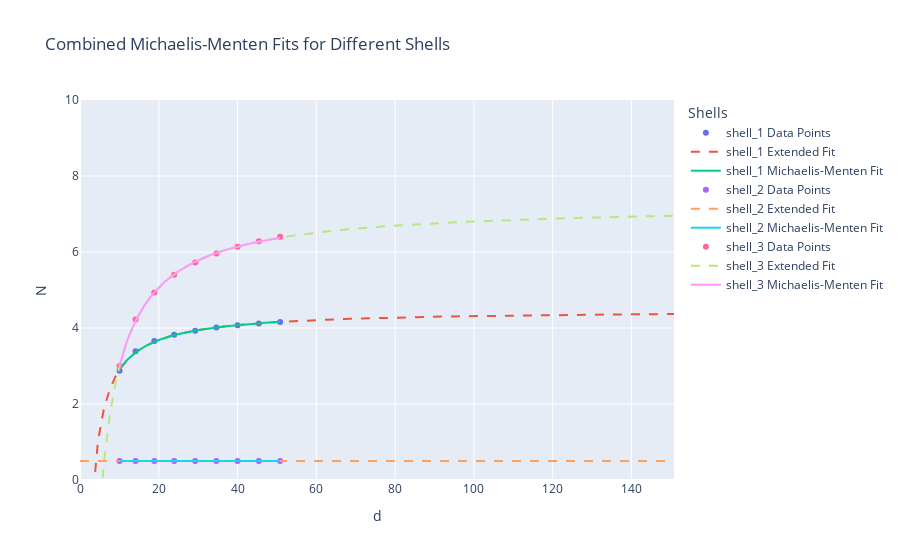

This figure's notebook cell:
### Markdown cell above
### Michaelis menten fit

### Code cell
# from neighbor_core import fit_michaelis_menten
# Initialize the main Plotly figure
fig = go.Figure()

# Loop through each shell, fit, and add traces to the main figure
for i in range(1,4):
    shell = f'shell_{i}'
    coff, data_trace, ext_trace, fit_trace = fit_michaelis_menten(
        np.array(sizes_all[shell]), np.array(CNs_all[shell]), 
        # max_value=12,
        xlabel="d", ylabel=f"N{i}", 
        maxfev=50000, extended_range=100,
        label_prefix=shell
    )
    fig.add_traces([data_trace, ext_trace, fit_trace])

# Configure layout and show
fig.update_layout(
    title="Combined Michaelis-Menten Fits for Different Shells",
    xaxis_title="d", yaxis_title="N", legend_title="Shells", yaxis_range=[0, 10]
)
fig.show()
